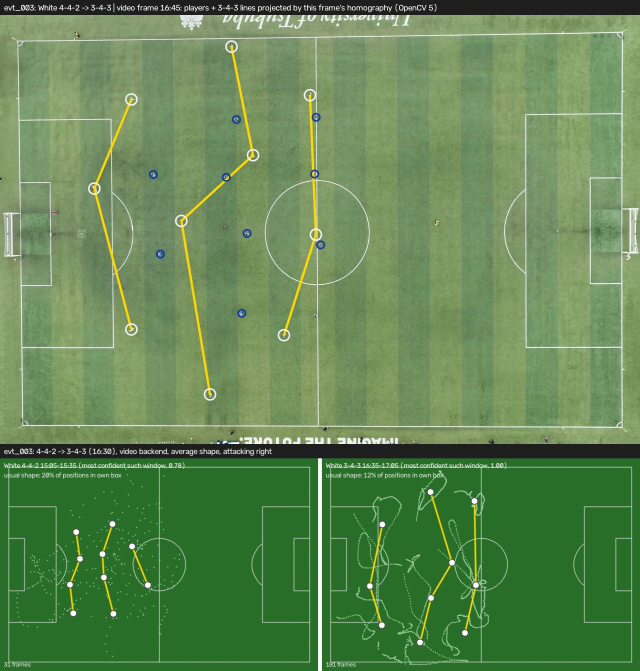
#> input picture samples/w900_1260/evt_003.jpg, 1280 x 1341 px (shown at 1/2 size)
$ python crop-evidence.py
#> lines starting #> are read from the running program, lines starting #| are printed output that depends on the picture
"""Crops the two shape panels out of the evt_003 evidence image for the landing-page slider.

Source: ../samples/w900_1260/evt_003.jpg (1280 x 1341, written by the agent's render_evidence,
build step 7). Lower half = two panels drawn by OpenCV from tracked positions, both "attacking
right": left = White 4-4-2, 15:05-15:35; right = White 3-4-3, 16:35-17:05. The panels are
separated by a white column at x = 636-643; panels start at y = 916, captions end at y = 958.
Run: python3 scripts/crop-evidence.py   (needs Pillow; output is committed in public/product/)
"""
from pathlib import Path

from PIL import Image

HERE = Path(__file__).resolve().parent
SRC = HERE.parent.parent / "samples" / "w900_1260" / "evt_003.jpg"
OUT = HERE.parent / "public" / "product"
# 958: below the two-line caption burned into each panel (its facts are in the small print)
TOP, BOTTOM = 958, 1341
PANELS = {"evt003-before.jpg": (0, 636), "evt003-after.jpg": (644, 1280)}

OUT.mkdir(parents=True, exist_ok=True)
img = Image.open(SRC).convert("RGB")
#> img is the input picture: PIL image 1280x1341 RGB; mean R, G, B 97, 135.6, 82.7
assert img.size == (1280, 1341), f"unexpected evidence image size {img.size}"
for name, (left, right) in PANELS.items():
    img.crop((left, TOP, right, BOTTOM)).save(OUT / name, quality=88, optimize=True)
    print(f"public/product/{name}: {right - left} x {BOTTOM - TOP}")
#> this loop made 2 passes
#> pass 1, `img.crop((left, TOP, right, BOTTOM)).save(OUT / name, quality=88, opti..`:
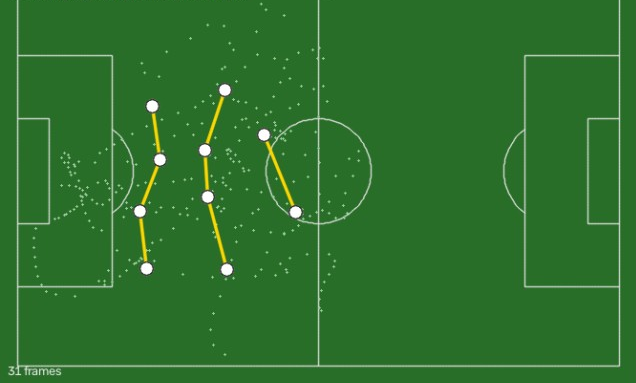
#> saved as evt003-before.jpg: PIL image 636x383 RGB; mean R, G, B 45.9, 113.4, 44.6
#> pass 2, `img.crop((left, TOP, right, BOTTOM)).save(OUT / name, quality=88, opti..`:
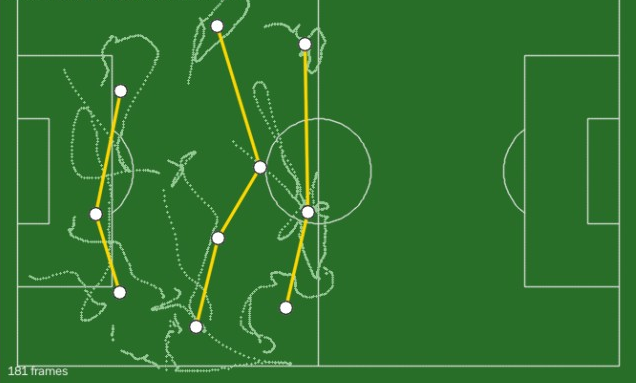
#> saved as evt003-after.jpg: PIL image 636x383 RGB; mean R, G, B 48.8, 115.4, 46.3
